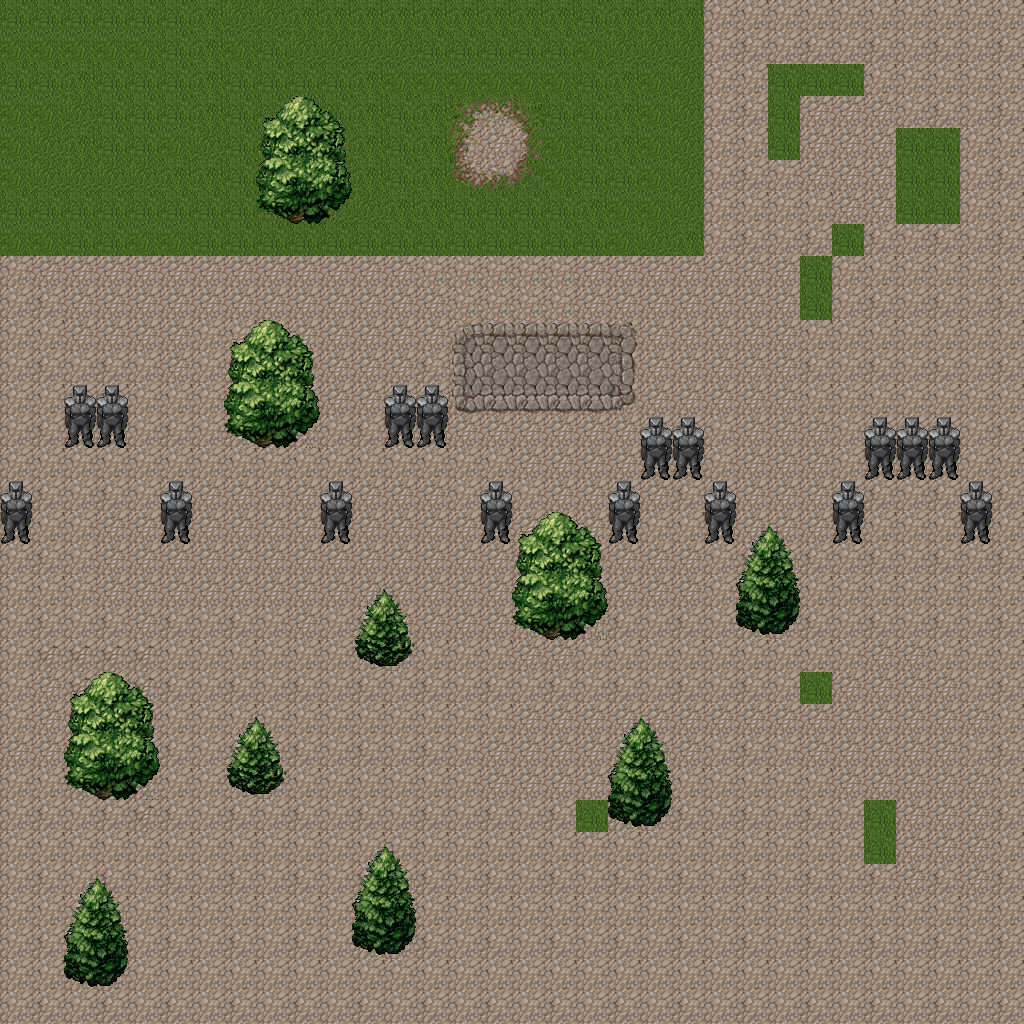

The image is a tile-based game level rendered from a .tmx file. Its description and source (layers, tilesets, objects; grid data summarised) follow:
An orthogonal 32x32 tile map with 32x32 px tiles, 4 tile layers (Capa de Patrones 1, Capa de patrones 2, Colisiones, Capa de patrones 3).

<map version="1.0" orientation="orthogonal" renderorder="right-down" width="32" height="32" tilewidth="32" tileheight="32" nextobjectid="1">
 <tileset firstgid="1" name="tileset" tilewidth="32" tileheight="32" tilecount="256" columns="16">
  <image source="tileset1.png" trans="ff00ff" width="512" height="512" />
 </tileset>
 <layer name="Capa de Patrones 1" width="32" height="32">
  <data>[1024 cells, 1024 non-empty, 41 distinct tile ids]</data>
 </layer>
 <layer name="Capa de patrones 2" width="32" height="32">
  <data>[1024 cells, 324 non-empty, 4 distinct tile ids]</data>
 </layer>
 <objectgroup name="objects" />
 <layer name="Colisiones" width="32" height="32">
  <data>[1024 cells, 143 non-empty, 29 distinct tile ids]</data>
 </layer>
 <layer name="Capa de patrones 3" width="32" height="32">
  <data>[1024 cells, 31 non-empty, 13 distinct tile ids]</data>
 </layer>
</map>
